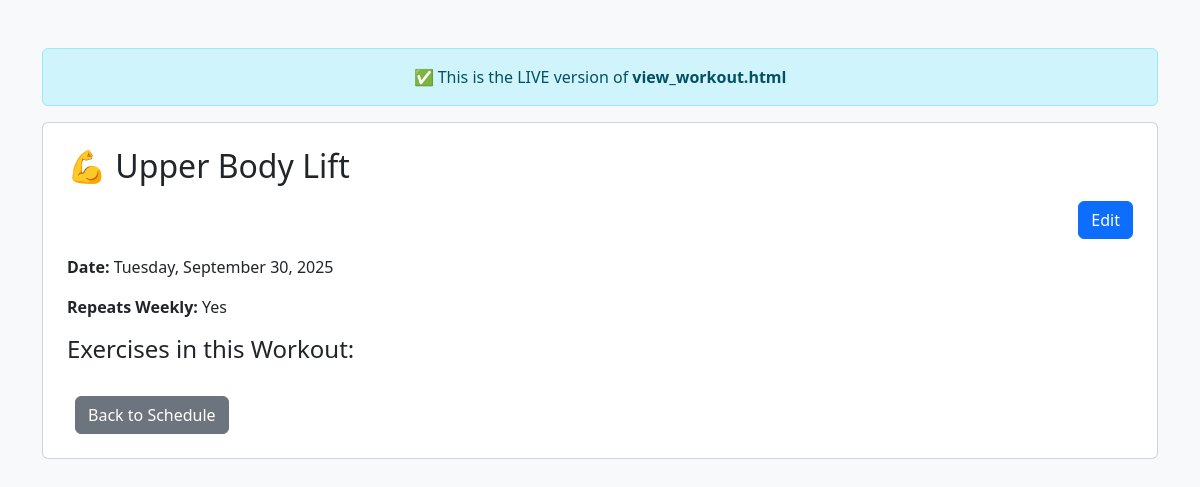
Page /view/11 on the committed database.
### models.py (models this page shows)
class Workout(db.Model):
    id = db.Column(db.Integer, primary_key=True)
    name = db.Column(db.String(100), nullable=False)
    date = db.Column(db.Date, nullable=False)
    day_of_week = db.Column(db.String(10))
    repeat_weekly = db.Column(db.Boolean, default=False)
    date_created = db.Column(db.DateTime, default=lambda: datetime.now(timezone.utc))

### app.py (the view)
@app.route("/view/<int:workout_id>")
def view_workout(workout_id: int):
    workout = Workout.query.get_or_404(workout_id)
    workout_exercises = (
        db.session.query(WorkoutExercise)
        .filter_by(workout_id=workout.id)
        .join(Exercise)
        .all()
    )
    print(f"📋 Found {len(workout_exercises)} exercises for Workout ID {workout.id}")
    all_exercises = Exercise.query.all()
    return render_template(
        "view_workout.html",
        workout=workout,
        workout_exercises=workout_exercises,
        all_exercises=all_exercises,
    )

### templates/view_workout.html (shortened to what this page needs)
<!DOCTYPE html>
<html>
<head>
    <link href="https://cdn.jsdelivr.net/npm/bootstrap@5.3.0/dist/css/bootstrap.min.css" rel="stylesheet">
</head>
<body class="bg-light">
<div class="container py-5">
    <div class="alert alert-info text-center">
        ✅ This is the LIVE version of <strong>view_workout.html</strong>
    </div>
    <div class="card p-4">
        <h2 class="mb-3">💪 {{ workout.name }}</h2>
        <div class="text-end mb-3">
            <button id="editBtn" class="btn btn-primary">Edit</button>
        </div>
        <p><strong>Date:</strong> {{ workout.date.strftime('%A, %B %d, %Y') }}</p>
        <p><strong>Repeats Weekly:</strong> {{ 'Yes' if workout.repeat_weekly else 'No' }}</p>
        <div id="exerciseList">
            <h4>Exercises in this Workout:</h4>
        </div>
        <div class="mt-4">
            <a href="{{ url_for('schedule') }}" class="btn btn-secondary ms-2">Back to Schedule</a>
        </div>
    </div>
</div>
</body>
</html>

### rows in the picture
Workout: name "Upper Body Lift", date "Tuesday, September 30, 2025", repeat_weekly "Yes"
